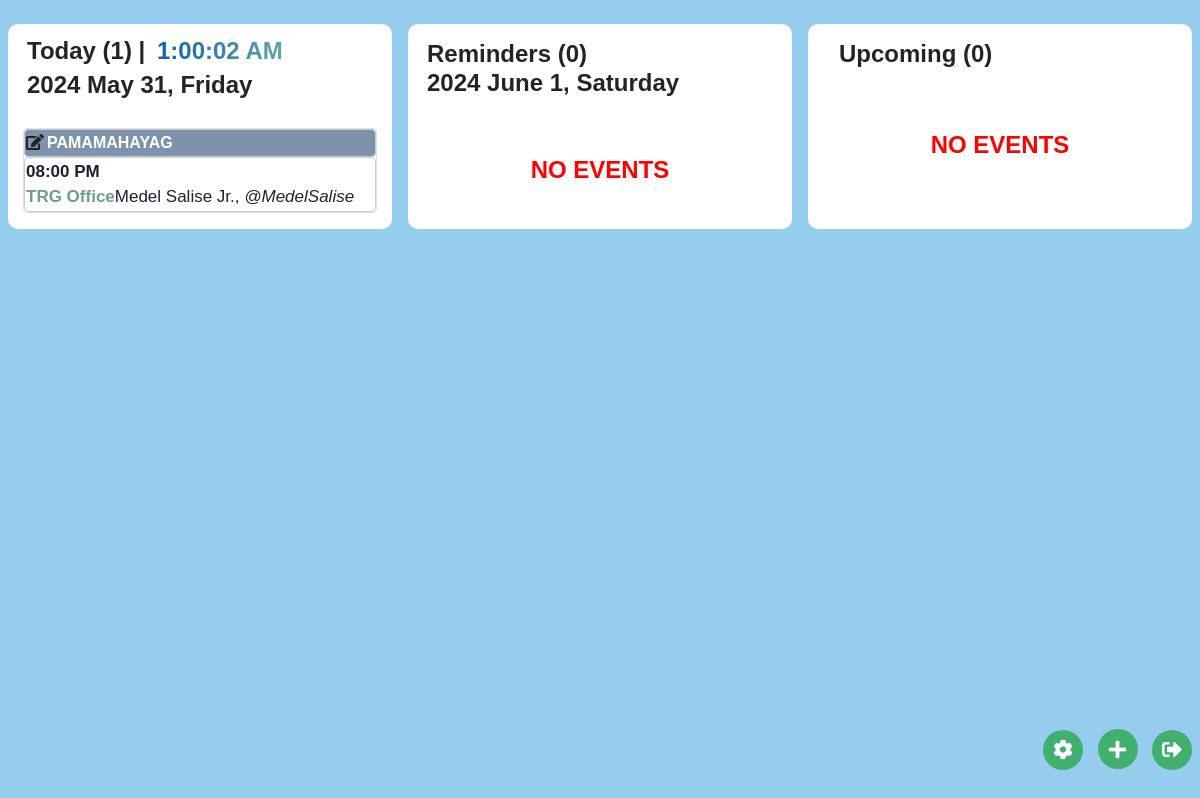
The page /views/sched.php (signed in) on the database its author committed.
### tables this page shows
CREATE TABLE `events` (
  `id` int(11) NOT NULL,
  `event_name` varchar(150) DEFAULT NULL,
  `title` varchar(100) DEFAULT NULL,
  `incharge` varchar(100) DEFAULT NULL,
  `contact_number` varchar(25) DEFAULT NULL,
  `host` varchar(100) DEFAULT NULL,
  `date` date DEFAULT NULL,
  `time` time DEFAULT NULL,
  `start_time` time DEFAULT NULL,
  `end_time` time DEFAULT NULL,
  `location` varchar(100) DEFAULT NULL,
  `goals` text DEFAULT NULL,
  `daily_notes` varchar(250) DEFAULT NULL,
  `weeknumber` int(11) DEFAULT NULL,
  `prepared_by` varchar(50) DEFAULT NULL,
  `submitted_by` varchar(50) DEFAULT NULL,
  `event_type` int(2) DEFAULT NULL,
  `details` varchar(500) DEFAULT NULL,
  `is_display` tinyint(1) DEFAULT NULL
);

### views/sched.php (the view, shortened to what this page needs)
<?php
include '../databases/connection/db.php';
if(isset($_SESSION['userid'])) {
    $userid = $_SESSION['userid'];
} else {
    $userid = "";
}
if (isset($_GET['userid'])) {
    $userid = $_GET['userid'];
    $roleid = $_GET['role'];
} else {
    $userid = $_SESSION['userid'] ?? null;
}
if(isset($_SESSION['sectionid'])) {
    $sectionid = $_SESSION['sectionid'];
} else {
    $sectionid = "";
}
function getEventCount($conn, $condition = "") {
    $sql = "SELECT COUNT(*) AS event_count
            FROM events e
            LEFT JOIN user u ON u.id = e.prepared_by ";
    if (!empty($condition)) {
        $sql .= " WHERE " . $condition;
    }
    $result = $conn->query($sql);
    if ($result->num_rows > 0) {
        $row = $result->fetch_assoc();
        return $row["event_count"];
    } else {
        return 0;
    }
}
?>
<?php
function outputTableHeader($eventName) {
    switch ($eventName) {
        default:
            echo '<thead class="table" style="background-color: #7e93ab;" padding:5px;>';
            break;
    }
}
function IconForEvent($eventId)
{
    if ($_SESSION['role'] != 3)
    {
        echo '<i class="fas fa-edit" id="edit-event" style="margin-right:3px; cursor:pointer;" data-toggle="modal" data-target="#EventEditModal" data-event-id=' . $eventId . '></i>';
    }
}
function VenueColorCoding($venue)
{
    switch($venue)
    {
        default:
            return '<b><a href="#" style="color: #6e9f8a;">TRG Office</a></b>';
    }
}
?>
<!DOCTYPE html>
<html lang="en">
<head>
    <link href="https://stackpath.bootstrapcdn.com/bootstrap/4.5.2/css/bootstrap.min.css" rel="stylesheet">
    <link rel="stylesheet" href="https://cdnjs.cloudflare.com/ajax/libs/font-awesome/5.15.1/css/all.min.css">
</head>
<body>
<?php include '../layouts/footer.php'; ?>
                                <?php
                                $today = date("Y-m-d");
                                $showPastEvents = isset($_GET['show_past_events']) && $_GET['show_past_events'] == '1';
                                $whereClause = $_SESSION['role'] == 1 ? "" : "AND prepared_by = " . $_SESSION['userid'];
                                $whereClause .= " AND event_name != 'weekly_update'";
                                $today_query = $showPastEvents
                                    ? "SELECT * FROM events WHERE date < '$today' $whereClause ORDER BY id DESC, date DESC"
                                    : "SELECT * FROM events WHERE date >= '$today' $whereClause ORDER BY id DESC, date DESC";
                                ?>
<div id="sched_event">
  <div class="d-flex mt-2">
    <div class="container mt-2 ml-2 mr-2 custom-border" id="custom-container1">
    <?php
    $today = date("Y-m-d");
    if($_SESSION['role'] == 1 || $_SESSION['role'] == 3)
    {
   $current_url = $_SERVER['REQUEST_URI'];
   if (strpos($current_url, 'sectionid') !== false) {
    $sectionid = $_GET['sectionid'];
    $today_query = "SELECT *,e.id as event_id FROM events e
    INNER JOIN user u ON u.id = e.prepared_by
    WHERE  event_type = 1 AND date = '$today' AND e.prepared_by NOT IN(14, 40)
    AND u.section = '$sectionid'
    ORDER BY time ASC";
   }
   else{
    $today_query = "SELECT *,e.id as event_id FROM events e
    INNER JOIN user u ON u.id = e.prepared_by
    WHERE is_display = 1 AND event_type = 1 AND date = '$today' AND e.prepared_by NOT IN(14, 40)
    ORDER BY time ASC";
   }
    }
    else{
        $today_query = "SELECT *,e.id as event_id FROM events e WHERE e.event_type = 1 AND e.date = '$today' AND e.prepared_by = " . $_SESSION['userid'] . " ORDER BY e.time ASC";
    }
    $today_result = mysqli_query($conn, $today_query);
    $row_count = mysqli_num_rows($today_result);
    $counter = 0;
      $date = date("Y F j, l");
    echo '<h4 class="mb-1 ml-1 mt-2" style="font-weight:bold;">' . ($counter == 0 ? 'Today (' . $row_count . ') | <span id="currentTime" style="background: linear-gradient(90deg, #0B60B0, #66a5ad); -webkit-background-clip: text; -webkit-text-fill-color: transparent; font-weight: bold; background-color: #ffffff; display: inline-block; padding: 5px;"></span><br>' . $date . ' ' : '<p style="color: rgba(0, 0, 0, 0);">Today</p>') . '</h4>';
    echo '<div class="row">';
    while ($row = mysqli_fetch_assoc($today_result)) {
        $eventid = $row['event_id'];
        $eventName = $row['event_name'];
        $title = $row['title'];
        $counter++;
   if ($counter % 5 == 1 || $counter == 1) {
        $numColumns = $row_count <= 5 ? 12 : 6;
        echo '<div class="col-md-' . $numColumns . ' mx-auto mt-4">';
    }
        echo '<table class="table table-bordered rounded table-custom" id="event_table">';
        outputTableHeader($eventName);
        echo '<tr>';
        echo '<th style="padding: 1px;">';
        IconForEvent($eventid);
        echo '<span class="text-white">' . $title . '</span>';
        echo '</th>';
        echo '</tr>';
        echo '</thead>';
        echo '<tbody>';
        $time_12_hour = date("h:i A", strtotime($row['time']));
        $incharge = $row['incharge'];
        $contact_number = $row['contact_number'];
        $location = $row['location'];
        echo '<tr data-event-time="' . $row['time'] . '" data-event-title="' . $title . '">';
        echo '<td style="font-size: 17px;padding: 1px;">';
        if (!in_array($eventName, [1, 2, 5])) {
            echo '<b><span style="color: #231c35;margin-bottom: 0;">' . $time_12_hour . '</span></b><br>';
            echo VenueColorCoding($location);
            }
        $pattern = '/(?:^|\s)(https?:\/\/(?:www\.)?(?:\S+\.)?\S{2,}(?:\S+)?(?:\.[a-z]{2,})?\S*)(?:$|\s)/i';
        $contact_number = preg_replace_callback($pattern, function($matches) {
            $url = $matches[1];
            if (strpos($url, 't.me') !== false) {
                $username = substr($url, strpos($url, 't.me/') + 5);
                return '<a href="' . $url . '" target="_blank">' . $username . '</a>';
            } else {
                $domain = preg_replace('/^https?:\/\/(?:www\.)?|\/.*$/i', '', $url);
                return '<a href="' . $url . '" target="_blank">' . $domain . '</a>';
            }
        }, $contact_number);
        echo '<span style="color: #231c35; font-weight: 500;">' . $incharge . '</span>, <i>' . $contact_number . '</i><br>';
        echo '</td>';
        echo '</tr>';
        echo '</tbody>';
        echo '</table>';
    }
    ?>
</div>
</div>
<?php
if ($_SESSION['COUNT_SESSION']>0)
{
echo '</div>';
}
?>
<div class="container mt-2 ml-2 mr-2 custom-border" id="custom-container2">
<?php
    $tomorrow = date("Y-m-d", strtotime("+1 day"));
    if($_SESSION['role'] == 1 || $_SESSION['role'] == 3)
    {
   $current_url = $_SERVER['REQUEST_URI'];
   if (strpos($current_url, 'sectionid') !== false) {
    $sectionid = $_GET['sectionid'];
    $today_query = "SELECT *,e.id as event_id  FROM events e
    INNER JOIN user u ON u.id = e.prepared_by
    WHERE event_type = 1 AND date = '$tomorrow' AND e.prepared_by NOT IN(14, 40)
    AND u.section = '$sectionid'
    ORDER BY time ASC";
   }
   else{
    $today_query = "SELECT *,e.id as event_id  FROM events e
    INNER JOIN user u ON u.id = e.prepared_by
    WHERE is_display = 1 AND event_type = 1 AND date = '$tomorrow' AND e.prepared_by NOT IN(14, 40)
    ORDER BY time ASC";
   }
    }
    else{
        $today_query = "SELECT *,e.id as event_id  FROM events e WHERE e.event_type = 1 AND e.date = '$tomorrow' AND e.prepared_by = " . $_SESSION['userid'] . " ORDER BY e.time ASC";
    }
    $today_result = mysqli_query($conn, $today_query);
    $row_count = mysqli_num_rows($today_result);
$date = date("Y F j, l", strtotime("+1 day"));
    $counter = 0;
 echo '<h4 class="mb-1 ml-1 mt-3" style="font-weight:bold;">' . ($counter == 0 ? 'Reminders (' . $row_count . ') <br> ' . $date . '' : '<p style="color: rgba(0, 0, 0, 0);">Today</p>') . '</h4>';
    ?>
<?php
if ($_SESSION['COUNT_SESSION']===0)
{
    echo '<div class="no-events">NO EVENTS</div>';
}
?>
</div>
<div class="container mt-2 ml-2 mr-2 custom-border" id="custom-container3">
<?php
    if($_SESSION['role'] == 1 || $_SESSION['role'] == 3)
    {
         $current_url = $_SERVER['REQUEST_URI'];
         if (strpos($current_url, 'sectionid') !== false) {
            $upcoming_event_count_pmd = getEventCount($conn, "DATE(e.date) > CURDATE() + INTERVAL 1 DAY AND e.event_type = 1 AND e.prepared_by NOT IN(14, 40) AND u.section ='$sectionid' ");
         }
         else
         {
            $upcoming_event_count_pmd = getEventCount($conn, "DATE(e.date) > CURDATE() + INTERVAL 1 DAY AND e.event_type = 1 AND e.prepared_by NOT IN(14, 40) ");
         }
    }
    else
    {
        $upcoming_event_count_pmd = getEventCount($conn, "DATE(e.date) > CURDATE() + INTERVAL 1 DAY AND e.event_type = 1 AND e.prepared_by = $userid");
        $eventlabel_pmd = "My Section";
        $eventlabel_section = "My Schedule";
    }
    echo '<h4 class="mb-2 ml-3 mt-3" style="font-weight:bold;margin-top:-10px;">Upcoming (' . $upcoming_event_count_pmd . ')</h4>';
?>
<?php
if ($_SESSION['COUNT_SESSION']===0)
{
    echo '<div class="no-events">NO EVENTS</div>';
}
?>
    </div>
    </div>
    </div>
</body>
</html>

### views/sched.php (style rules this page uses)
body { transition: background-color 0.5s ease; transition: opacity 1s ease-in-out; background-color: #96cdee!important; font-family: Arial, sans-serif; }
.table-custom tbody tr:first-child td { border-top: 6px solid transparent; border-left: 6px solid transparent; border-right: 6px solid transparent; border-bottom: 6px solid transparent; }
table#event_table { border-collapse: separate; border-spacing: 0; border-radius: 10px; overflow: hidden; width: 100%; }
#event_table td, #event_table th { padding: 10px; border: 1px solid #ccc; border-radius: 5px; }
#event_table thead { border: none; }
.custom-border { border-radius: 10px; background-color: #ffffff; }
.table-custom { animation: grow 3s infinite; }
.no-events { font-size: 24px; font-weight: bold; color: red!important; text-align: center; margin-top: 50px; }
.table-custom { animation: none; }
#custom-container1 { overflow: auto; scrollbar-width: none; -ms-overflow-style: none; }

### rows shown on the page
events: title "PAMAMAHAYAG", time "08:00 PM", location "TRG Office", incharge "Medel Salise Jr.", contact_number "@MedelSalise"

### other values the page prints
$row_count "1"
$date "2024 May 31, Friday"
$row_count "0"
$date "2024 June 1, Saturday"
$upcoming_event_count_pmd "0"
